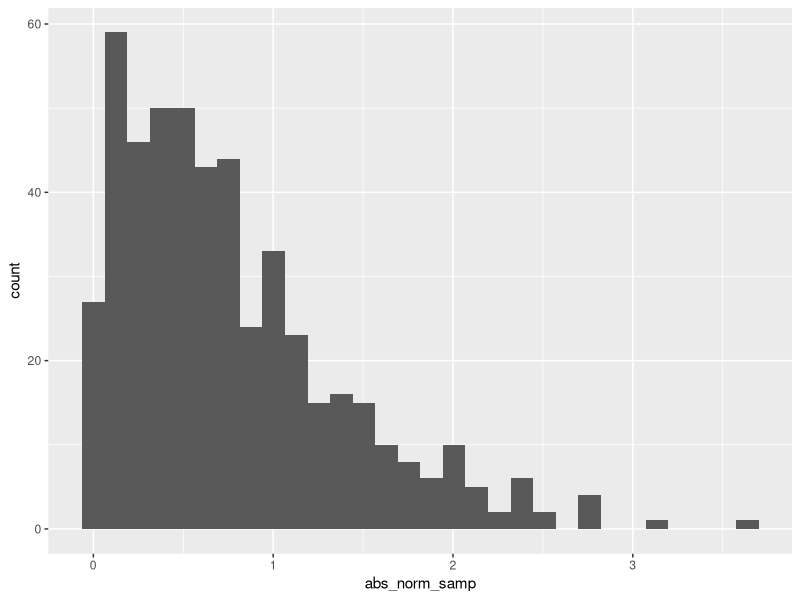

Write R code to recreate this figure.
## ---- chunk 1
library(tidyverse)

ls_df = tibble(
  norm_samp = rnorm(500), 
  abs_norm_samp = abs(norm_samp)
)

ggplot(ls_df, aes(x = abs_norm_samp)) + geom_histogram () # make a histogram of the absolute value of each element in the sample

round(median(ls_df$abs_norm_samp), digits=2) #median of the variable containing absolute values rounded to 2 decimal places is 
## ---- chunk 2
mean(ls_df$norm_samp)
median(ls_df$norm_samp)

